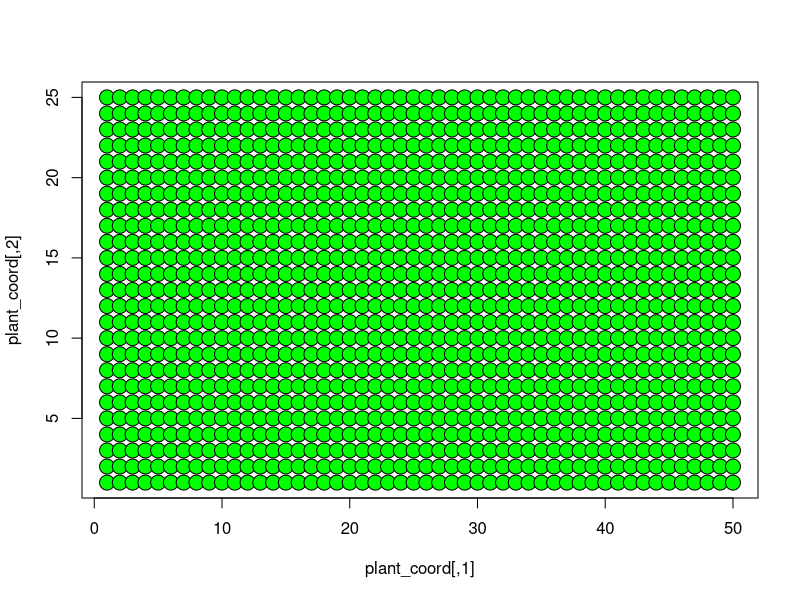
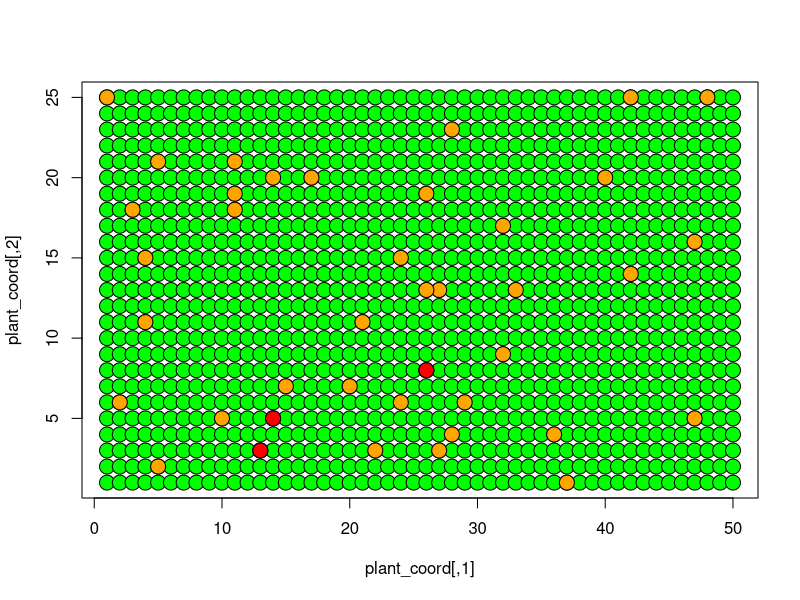
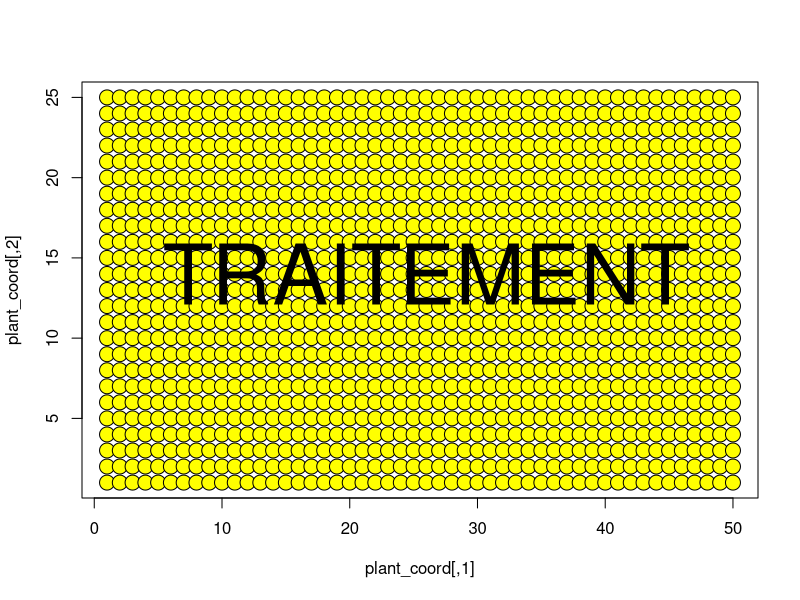
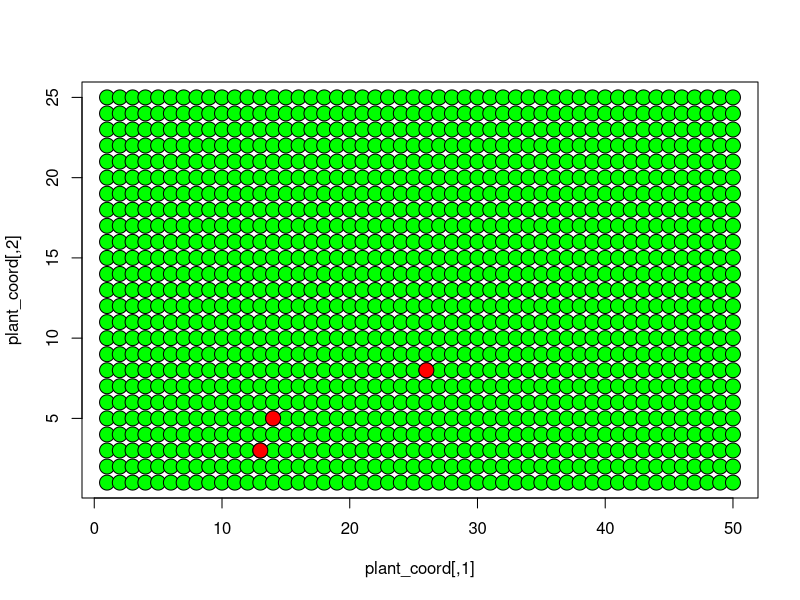
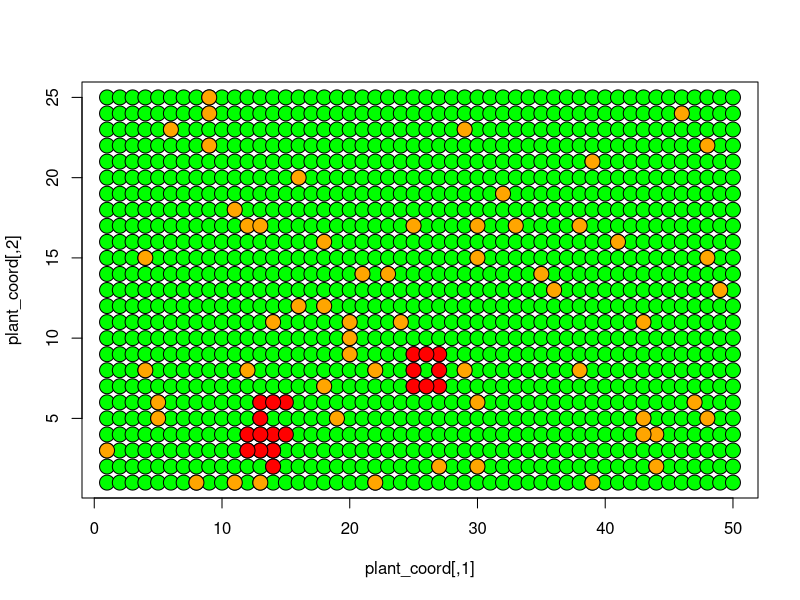
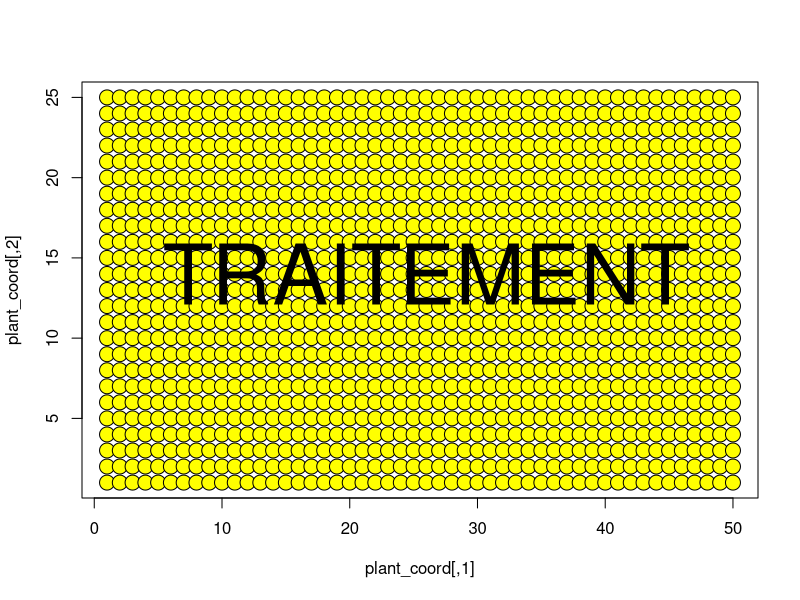
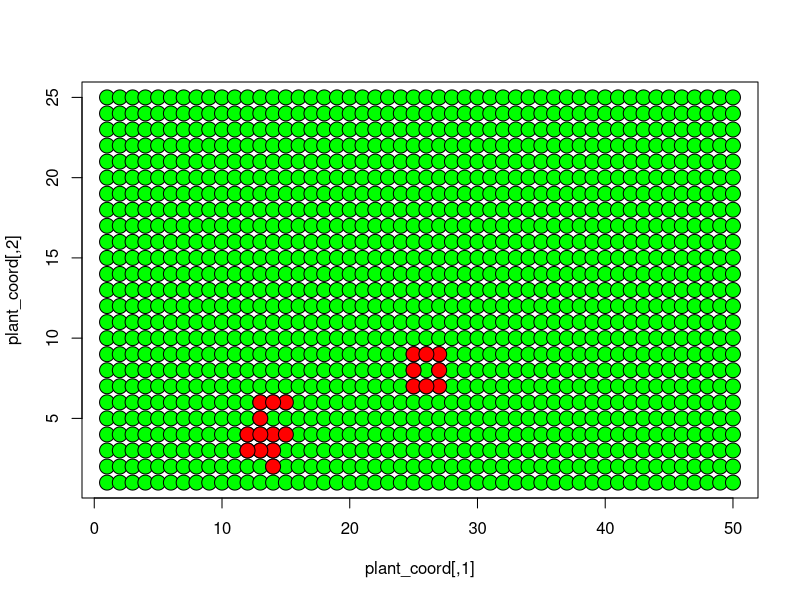
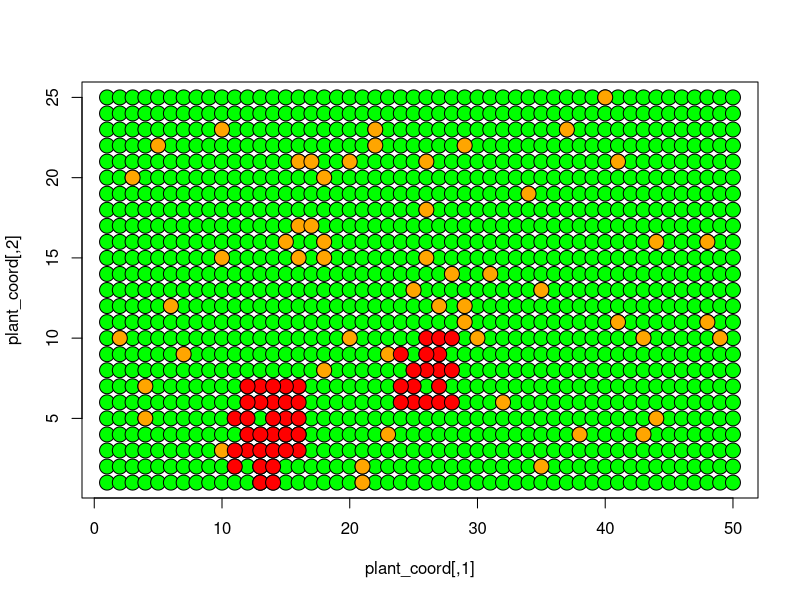

The R script that drew these images, in order:
###############################################################################
###############################################################################
#Script for the infection map figure
###############################################################################
###############################################################################


#spread of resistance strains in a field

#simulate the coordinates of the hosts in the field
plant_coord<-cbind(rep((1:50),25),rep((1:25),each=50))

#we randomly select infected host
inf_selec<-sample(dim(plant_coord)[1],40)
infected<-plant_coord[inf_selec,]
#among those infected host, we select infected host with a resistant strain
rez_selec<-sample(inf_selec,3)
rezi<-plant_coord[rez_selec,]

#the neighbour of the plant infected with resistant strains are becoming 
#infected as well
rezi2<-rbind(rezi,rezi+1,rezi-1,(cbind(rezi[,1]+1,rezi[,2])),
             cbind(rezi[,1]-1,rezi[,2]),cbind(rezi[,1],rezi[,2]+1),
             cbind(rezi[,1],rezi[,2]-1),cbind(rezi[,1]-1,rezi[,2]+1),
             cbind(rezi[,1]+1,rezi[,2]-1))
#we remove the individuals with coordinates falling outside the "field"
rezi2<-rezi2[rezi2[,1]<51 & rezi2[,1]>0,]
rezi2<-rezi2[rezi2[,2]<26 & rezi2[,2]>0,]
#some neighbour hosts are not infected
rezi2<-rezi2[!duplicated(rezi2),]
infectivi<-round(dim(rezi2)[1]*0.8)
rezi2<-rezi2[sample(1:dim(rezi2)[1],infectivi),]

#the hosts
plot(plant_coord,pch=21,bg="green",col="black",cex=2)

#the infected hosts
plot(plant_coord,pch=21,bg="green",col="black",cex=2)
points(infected,pch=21,bg="orange",col="black",cex=2)
points(rezi,pch=21,bg="red",col="black",cex=2)

plot(plant_coord,pch=21,bg="yellow",col="black",cex=2)
text(26,14,labels="TRAITEMENT",cex=5)

#infected hosts after treatment
plot(plant_coord,pch=21,bg="green",col="black",cex=2)
points(rezi,pch=21,bg="red",col="black",cex=2)

#then new infection and multiplication of resistant strains
inf_selec<-sample(dim(plant_coord)[1],60)
infected<-plant_coord[inf_selec,]
plot(plant_coord,pch=21,bg="green",col="black",cex=2)
points(infected,pch=21,bg="orange",col="black",cex=2)
points(rezi2,pch=21,bg="red",col="black",cex=2)

plot(plant_coord,pch=21,bg="yellow",col="black",cex=2)
text(26,14,labels="TRAITEMENT",cex=5)

#new treatment
plot(plant_coord,pch=21,bg="green",col="black",cex=2)
points(rezi2,pch=21,bg="red",col="black",cex=2)

#new multiplication of resistant strains
rezi3<-rbind(rezi2,rezi2+1,rezi2-1,(cbind(rezi2[,1]+1,rezi2[,2])),
             cbind(rezi2[,1]-1,rezi2[,2]),cbind(rezi2[,1],rezi2[,2]+1),
             cbind(rezi2[,1],rezi2[,2]-1),cbind(rezi2[,1]-1,rezi2[,2]+1),
             cbind(rezi2[,1]+1,rezi2[,2]-1))
#we remove the individuals with coordinates falling outside the "field"
rezi3<-rezi3[rezi3[,1]<51 & rezi3[,1]>0,]
rezi3<-rezi3[rezi3[,2]<26 & rezi3[,2]>0,]
#some neighbour hosts are not infected
rezi3<-rezi3[!duplicated(rezi3),]
infectivi<-round(dim(rezi3)[1]*0.8)
rezi3<-rezi3[sample(1:dim(rezi3)[1],infectivi),]
inf_selec<-sample(dim(plant_coord)[1],60)
infected<-plant_coord[inf_selec,]
plot(plant_coord,pch=21,bg="green",col="black",cex=2)
points(infected,pch=21,bg="orange",col="black",cex=2)
points(rezi3,pch=21,bg="red",col="black",cex=2)

plot(plant_coord,pch=21,bg="yellow",col="black",cex=2)
text(26,14,labels="TRAITEMENT",cex=5)

#new treatment
plot(plant_coord,pch=21,bg="green",col="black",cex=2)
points(rezi3,pch=21,bg="red",col="black",cex=2)

#and after another cycle...
rezi4<-rbind(rezi3,rezi3+1,rezi3-1,(cbind(rezi3[,1]+1,rezi3[,2])),
             cbind(rezi3[,1]-1,rezi3[,2]),cbind(rezi3[,1],rezi3[,2]+1),
             cbind(rezi3[,1],rezi3[,2]-1),cbind(rezi3[,1]-1,rezi3[,2]+1),
             cbind(rezi3[,1]+1,rezi3[,2]-1))
#we remove the individuals with coordinates falling outside the "field"
rezi4<-rezi4[rezi4[,1]<51 & rezi4[,1]>0,]
rezi4<-rezi4[rezi4[,2]<26 & rezi4[,2]>0,]
#some neighbour hosts are not infected
rezi4<-rezi4[!duplicated(rezi4),]
infectivi<-round(dim(rezi4)[1]*0.8)
rezi4<-rezi4[sample(1:dim(rezi4)[1],infectivi),]
inf_selec<-sample(dim(plant_coord)[1],60)
infected<-plant_coord[inf_selec,]
plot(plant_coord,pch=21,bg="green",col="black",cex=2)
points(infected,pch=21,bg="orange",col="black",cex=2)
points(rezi4,pch=21,bg="red",col="black",cex=2)

plot(plant_coord,pch=21,bg="yellow",col="black",cex=2)
text(26,14,labels="TRAITEMENT",cex=5)

#new treatment
plot(plant_coord,pch=21,bg="green",col="black",cex=2)
points(rezi4,pch=21,bg="red",col="black",cex=2)

#and after another cycle...
rezi5<-rbind(rezi4,rezi4+1,rezi4-1,(cbind(rezi4[,1]+1,rezi4[,2])),
             cbind(rezi4[,1]-1,rezi4[,2]),cbind(rezi4[,1],rezi4[,2]+1),
             cbind(rezi4[,1],rezi4[,2]-1),cbind(rezi4[,1]-1,rezi4[,2]+1),
             cbind(rezi4[,1]+1,rezi4[,2]-1))
#we remove the individuals with coordinates falling outside the "field"
rezi5<-rezi5[rezi5[,1]<51 & rezi5[,1]>0,]
rezi5<-rezi5[rezi5[,2]<26 & rezi5[,2]>0,]
#some neighbour hosts are not infected
rezi5<-rezi5[!duplicated(rezi5),]
infectivi<-round(dim(rezi5)[1]*0.8)
rezi5<-rezi5[sample(1:dim(rezi5)[1],infectivi),]
inf_selec<-sample(dim(plant_coord)[1],60)
infected<-plant_coord[inf_selec,]
plot(plant_coord,pch=21,bg="green",col="black",cex=2)
points(infected,pch=21,bg="orange",col="black",cex=2)
points(rezi5,pch=21,bg="red",col="black",cex=2)

plot(plant_coord,pch=21,bg="yellow",col="black",cex=2)
text(26,14,labels="TRAITEMENT",cex=5)

#new treatment
plot(plant_coord,pch=21,bg="green",col="black",cex=2)
points(rezi5,pch=21,bg="red",col="black",cex=2)

#and after another cycle...
rezi6<-rbind(rezi5,rezi5+1,rezi5-1,(cbind(rezi5[,1]+1,rezi5[,2])),
             cbind(rezi5[,1]-1,rezi5[,2]),cbind(rezi5[,1],rezi5[,2]+1),
             cbind(rezi5[,1],rezi5[,2]-1),cbind(rezi5[,1]-1,rezi5[,2]+1),
             cbind(rezi5[,1]+1,rezi5[,2]-1))
#we remove the individuals with coordinates falling outside the "field"
rezi6<-rezi6[rezi6[,1]<51 & rezi6[,1]>0,]
rezi6<-rezi6[rezi6[,2]<26 & rezi6[,2]>0,]
#some neighbour hosts are not infected
rezi6<-rezi6[!duplicated(rezi6),]
infectivi<-round(dim(rezi6)[1]*0.8)
rezi6<-rezi6[sample(1:dim(rezi6)[1],infectivi),]
inf_selec<-sample(dim(plant_coord)[1],60)
infected<-plant_coord[inf_selec,]
plot(plant_coord,pch=21,bg="green",col="black",cex=2)
points(infected,pch=21,bg="orange",col="black",cex=2)
points(rezi6,pch=21,bg="red",col="black",cex=2)

plot(plant_coord,pch=21,bg="yellow",col="black",cex=2)
text(26,14,labels="TRAITEMENT",cex=5)

#new treatment
plot(plant_coord,pch=21,bg="green",col="black",cex=2)
points(rezi6,pch=21,bg="red",col="black",cex=2)


#distribution of the level of resistance in the pest population
plot(dnorm(seq(-3,3,length=100)))


